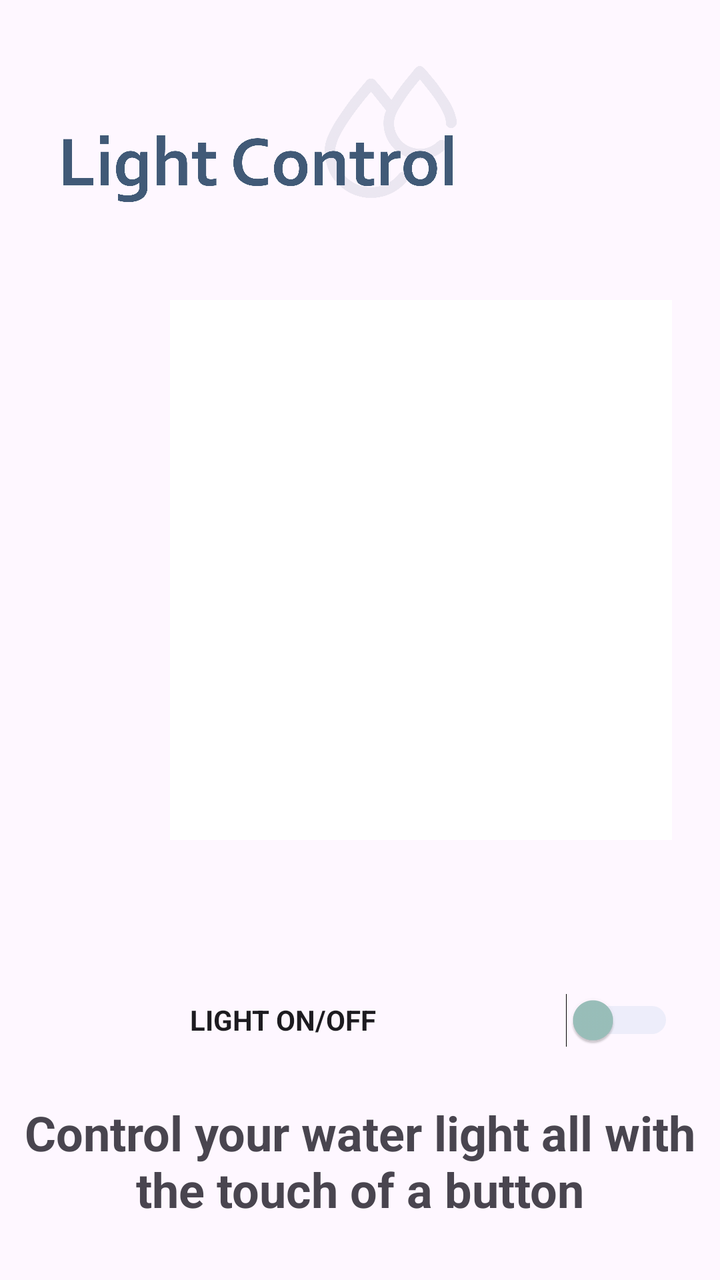
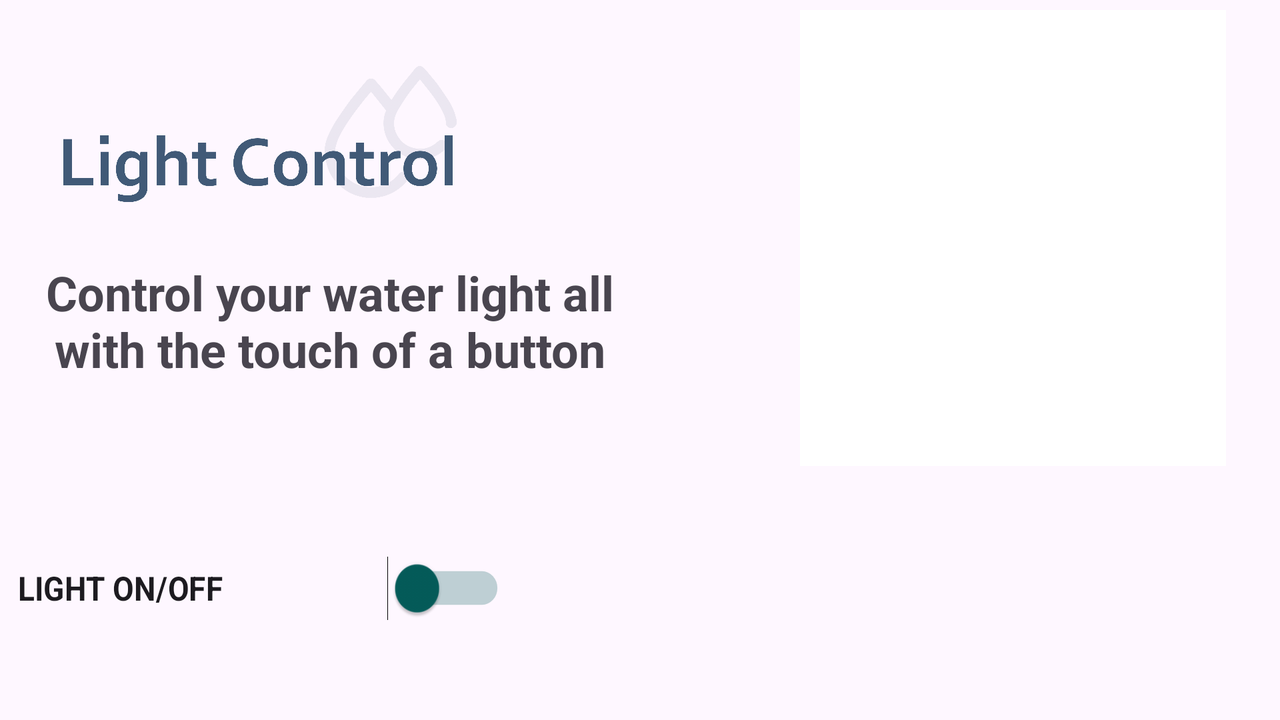

An Android layout and its configuration variant, each rendered on a device that would load it. The default file and the variant file are quoted in full after the pictures.
<!-- AndroidManifest.xml: application theme Theme.SmartAqua -->
<!-- res/layout/fragment_smart_aqua_light.xml -->
<?xml version="1.0" encoding="utf-8"?>
<FrameLayout xmlns:android="http://schemas.android.com/apk/res/android"
    xmlns:tools="http://schemas.android.com/tools"
    android:layout_width="match_parent"
    android:layout_height="match_parent"
    android:orientation="vertical"
    tools:context=".SmartAquaLight">


    <Switch
        android:id="@+id/switchlightButton"
        android:layout_width="242dp"
        android:layout_height="70dp"
        android:layout_marginStart="95dp"
        android:layout_marginTop="475dp"
        android:text="@string/lightbutton1"
        android:textStyle="bold"
        android:thumbTint="@color/ash_gray"
        android:trackTint="@color/columbia_blue"
        />

    <TextView
        android:id="@+id/notificationTextView"
        android:layout_width="391dp"
        android:layout_height="wrap_content"
        android:gravity="center"
        android:textColor="@color/reseda_green"
        android:textSize="20sp"
        android:textStyle="bold"
        android:translationX="5dp"
        android:translationY="450dp" />

    <TextView
                android:id="@+id/Lightcontroldec"
                android:layout_width="match_parent"
                android:layout_height="wrap_content"
                android:text="@string/lightcontroldescription"
                android:translationY="550dp"
                android:textSize="24sp"
                android:textStyle="bold"
                android:gravity="center"/>


    

    <ImageView
        android:id="@+id/SmartAqualightbulb"
        android:layout_width="251dp"
        android:layout_height="270dp"
        android:src="@drawable/aqua_light_bulb"
        android:background="@color/white"
        android:translationX="85dp"
        android:translationY="150dp" />

    <ImageView
        android:id="@+id/SmartAquaLightTitle"
        android:layout_width="@dimen/title_pic_width"
        android:layout_height="@dimen/title_pic_height"
        android:src="@drawable/light_control_title"/>


</FrameLayout>
<!-- resources referenced by this layout -->
<resources>
  <color name="ash_gray">#9BC1BC</color>
  <color name="columbia_blue">#B8D0EB</color>
  <color name="reseda_green">#6B8F71</color>
  <color name="white">#FFFFFFFF</color>
  <dimen name="title_pic_height">134dp</dimen>
  <dimen name="title_pic_width">260dp</dimen>
  <!-- drawable light_control_title: png bitmap (drawable, 63875 bytes) -->
  <string name="lightbutton1">LIGHT ON/OFF</string>
  <string name="lightcontroldescription">Control your water light all with the touch of a button</string>
  <style name="Theme.SmartAqua" parent="Base.Theme.SmartAqua" />
  <style name="Base.Theme.SmartAqua" parent="Theme.Material3.DayNight.NoActionBar">
          
          <item name="colorPrimary">@color/turquoise</item> --&gt;
      </style>
  <color name="turquoise">#045C5A</color>
</resources>
<!-- res/layout-land/fragment_smart_aqua_light.xml (the repository's variant of the layout above) -->
<!-- drawn on the phone turned sideways -->
<?xml version="1.0" encoding="utf-8"?>
<FrameLayout xmlns:android="http://schemas.android.com/apk/res/android"
    xmlns:tools="http://schemas.android.com/tools"
    android:layout_width="match_parent"
    android:layout_height="match_parent"
    tools:context=".SmartAquaLight"
    tools:ignore="MissingDefaultResource">

    <Switch
        android:id="@+id/switchlightButton"
        android:layout_width="222dp"
        android:layout_height="108dp"
        android:scaleX="1.1"
        android:scaleY="1.2"
        android:scaleType="centerInside"
        android:text="@string/lightbutton1"
        android:textStyle="bold"
        android:thumbTint="@color/turquoise"
        android:trackTint="@color/turquoise"
        android:translationX="20dp"
        android:translationY="240dp" />

    <TextView
        android:id="@+id/notificationTextView"
        android:layout_width="391dp"
        android:layout_height="wrap_content"
        android:gravity="center"
        android:textColor="@color/reseda_green"
        android:textSize="20sp"
        android:textStyle="bold"
        android:translationX="5dp"
        android:translationY="230dp" />

    <TextView
        android:id="@+id/Lightcontroldec"
        android:layout_width="300dp"
        android:layout_height="wrap_content"
        android:gravity="center"
        android:text="@string/lightcontroldescription"
        android:textSize="24sp"
        android:textStyle="bold"
        android:translationY="130dp"
        android:layout_marginStart="15dp"/>



    

    <ImageView
        android:id="@+id/SmartAqualightbulb"
        android:layout_width="213dp"
        android:layout_height="228dp"
        android:src="@drawable/aqua_light_bulb"
        android:background="@color/white"
        android:translationX="400dp"
        android:translationY="5dp" />

    <ImageView
        android:id="@+id/SmartAquaLightTitle"
        android:layout_width="@dimen/title_pic_width"
        android:layout_height="@dimen/title_pic_height"
        android:src="@drawable/light_control_title"/>


</FrameLayout>
<!-- resources referenced by the variant -->
<!-- as the phone turned sideways resolves them -->
<resources>
  <color name="reseda_green">#6B8F71</color>
  <color name="turquoise">#045C5A</color>
  <color name="white">#FFFFFFFF</color>
  <dimen name="title_pic_height">134dp</dimen>
  <dimen name="title_pic_width">260dp</dimen>
  <!-- drawable light_control_title: png bitmap (drawable, 63875 bytes) -->
  <string name="lightbutton1">LIGHT ON/OFF</string>
  <string name="lightcontroldescription">Control your water light all with the touch of a button</string>
  <style name="Theme.SmartAqua" parent="Base.Theme.SmartAqua" />
  <style name="Base.Theme.SmartAqua" parent="Theme.Material3.DayNight.NoActionBar">
          
          <item name="colorPrimary">@color/turquoise</item> --&gt;
      </style>
</resources>
